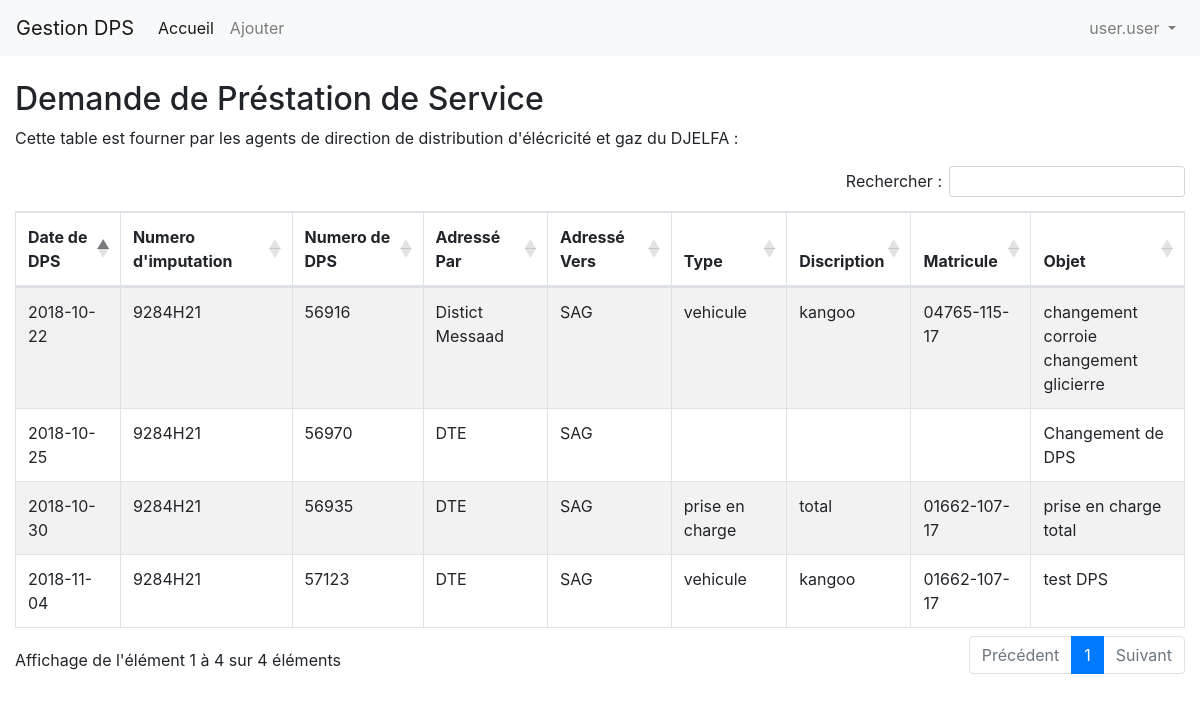
Page /dps_table.php (signed in) on the committed database.
### tables this page shows
CREATE TABLE `dps_table` (
  `id_dps` int(11) NOT NULL,
  `date_dps` date NOT NULL,
  `imputation` varchar(50) NOT NULL,
  `num_dps` int(11) NOT NULL,
  `dps_par` enum('DTE','District Djelfa','District Ain Oussera','District Hassi Bahbah','District EL Idrissia','Distict Messaad') NOT NULL,
  `dps_vers` enum('SAG','DTE','DD') NOT NULL,
  `type_dps` enum('vehicule','prise en charge') DEFAULT NULL,
  `nom_dps` enum('kangoo','partner','doblo','total','partial') DEFAULT NULL,
  `matricule` enum('04765-115-17','01662-107-17') DEFAULT NULL,
  `objet_dps` text NOT NULL,
  `id_user` int(11) NOT NULL
);

### dps_table.php (the view, shortened to what this page needs)
<?php include('config.php'); ?>
<!DOCTYPE html>
<html lang="en">
<head>
  <?php include('navbar.php');?>
    <br/>
<div class="container-fluid">
  <h2>Demande de Préstation de Service</h2>
  <p>Cette table est fourner par les agents de direction de distribution d'élécricité et gaz du DJELFA :</p>
  <table class="table table-striped table-bordered" id="info_tbl">
    <thead>
      <tr>
        <th>Date de DPS</th>
        <th>Numero d'imputation</th>
        <th>Numero de DPS</th>
        <th>Adressé Par</th>
        <th>Adressé Vers</th>
        <th>Type</th>
        <th>Discription</th>
        <th>Matricule</th>
        <th>Objet</th>
      </tr>
    </thead>
    <tbody>
      <?php
        $query ="SELECT * FROM dps_table ORDER BY id_dps";
        $result = mysqli_query($connect, $query);
                          while($row = mysqli_fetch_array($result))
                          {
                               echo '
                               <tr>
                                    <td>'.$row["date_dps"].'</td>
                                    <td>'.$row["imputation"].'</td>
                                    <td>'.$row["num_dps"].'</td>
                                    <td>'.$row["dps_par"].'</td>
                                    <td>'.$row["dps_vers"].'</td>
                                    <td>'.$row["type_dps"].'</td>
                                    <td>'.$row["nom_dps"].'</td>
                                    <td>'.$row["matricule"].'</td>
                                    <td>'.$row["objet_dps"].'</td>
                               </tr>
                               ';
                          }
                          ?>
    </tbody>
  </table>
</div>
</body>
</html>

### css/style.css (style rules this page uses)
html, body { width: 100%; }
table { margin: 0 auto; }

### rows in the picture
dps_table: date_dps "2018-10-22", imputation "9284H21", num_dps "56916", dps_par "Distict Messaad", dps_vers "SAG", type_dps "vehicule", nom_dps "kangoo", matricule "04765-115-17", objet_dps "changement corroie changement glicierre"
dps_table: date_dps "2018-11-04", imputation "9284H21", num_dps "57123", dps_par "DTE", dps_vers "SAG", type_dps "vehicule", nom_dps "kangoo", matricule "01662-107-17", objet_dps "test DPS"
dps_table: date_dps "2018-10-30", imputation "9284H21", num_dps "56935", dps_par "DTE", dps_vers "SAG", type_dps "prise en charge", nom_dps "total", matricule "01662-107-17", objet_dps "prise en charge total"
dps_table: date_dps "2018-10-25", imputation "9284H21", num_dps "56970", dps_par "DTE", dps_vers "SAG", objet_dps "Changement de DPS"

### other values in the picture
$_SESSION['nom_user'] "user.user"
